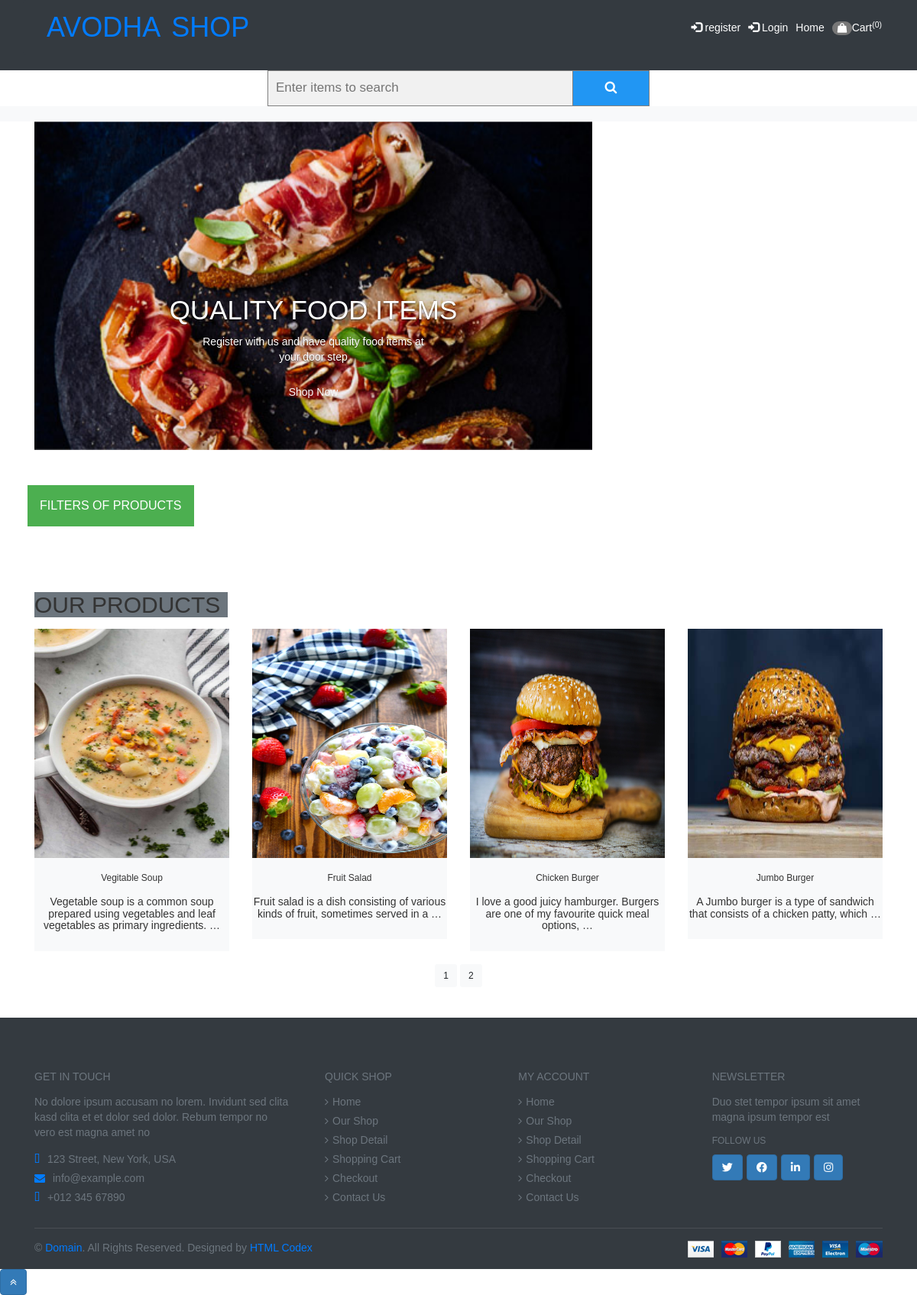
The page / on the database its author committed.
### shop/models.py (models this page shows, shortened)
class products(models.Model):
    name = models.CharField(max_length=150, unique=True)
    slug = models.SlugField(max_length=150, unique=True)
    img=models.ImageField(upload_to='product')
    desc=models.TextField()
    stock=models.IntegerField()
    available=models.BooleanField()
    price=models.IntegerField()
    category=models.ForeignKey(categ,on_delete=models.CASCADE)
    def get_url(self):
        return reverse('details',args=[self.category.slug,self.slug])

### shop/views.py (the view)
# urls.py: 2. Add a URL to urlpatterns:  path('', views.home, name='home')
def home(request,c_slug=None):
    c_page=None
    cat=None
    product=None
    product_list=None
    if c_slug!=None:
        c_page=get_object_or_404(categ,slug=c_slug)
        product_list=products.objects.filter(category=c_page,available=True)
    else:
        product_list=products.objects.all().filter(available=True)
        cat=categ.objects.all()
        paginator=Paginator(product_list,4)
        try:
            page=int(request.GET.get('page',1))
        except:
            page=1
        try:
            product=paginator.page(page)
        except (EmptyPage,InvalidPage):
            product=paginator.page(paginator.num_pages)
    return render(request,'home.html',{'product':product,'cat':cat})

### cart/context_processor.py (called while the page is built)
def count(request):
    item_count=0
    if 'admin' in request.path:
        return {}
    else:
        try:
            ct=cartlist.objects.filter(cart_id=c_id(request))
            cti=items.objects.all().filter(cart=ct[:1])
            for c in cti:
                item_count+=c.quan
        except cartlist.DoesNotExist:
            item_count=0
        return dict(itc=item_count)

### cart/views.py (called while the page is built)
def c_id(request):
    ct_id = request.session.session_key
    if not ct_id:
        ct_id = request.session.create()
    return ct_id

### shop/models.py (called while the page is built)
    def get_url(self):
        return reverse('prod_cat',args=[self.slug])

### templates/home.html (shortened to what this page needs)
{% extends 'base.html' %}
{% load static %}
{% block content %}
<!DOCTYPE html>
<html lang="en">
<head>
    <link href="https://cdnjs.cloudflare.com/ajax/libs/font-awesome/5.10.0/{% static 'hm/css/all.min.css' %}" rel="stylesheet">
    <link href="{% static 'hm/lib/animate/animate.min.css' %}" rel="stylesheet">
    <link href="{% static 'hm/lib/owlcarousel/assets/owl.carousel.min.css' %}" rel="stylesheet">
    <link href="{% static 'hm/css/style.css" rel="stylesheet' %}">
    <link rel="stylesheet" href="https://cdn.jsdelivr.net/npm/bootstrap@4.0.0/dist/css/bootstrap.min.css">
    <link rel="stylesheet" href="https://cdnjs.cloudflare.com/ajax/libs/font-awesome/4.7.0/css/font-awesome.min.css">
    <link rel="stylesheet" href="https://maxcdn.bootstrapcdn.com/bootstrap/3.4.1/css/bootstrap.min.css">
</head>
<body>
 <form class="example" action="{% url 'search' %}" method="get" style="margin:auto;max-width:500px">
  <input type="text" placeholder="Enter items to search" name="q">
  <button type="submit"><i class="fa fa-search"></i></button>
</form>
        <div class="row align-items-center bg-light py-3 px-xl-5 d-none d-lg-flex">
        </div>
    <div class="container-fluid mb-3">
        <div class="row px-xl-5">
            <div class="col-lg-8">
                <div id="header-carousel" class="carousel slide carousel-fade mb-30 mb-lg-0" data-ride="carousel">
                    <div class="carousel-inner">
                        <div class="carousel-item position-relative active" style="height: 430px;">
                            <img class="position-absolute w-100 h-100" src="{% static 'hm/img/bg.jpg' %}" style="object-fit: cover;">
                            <div class="carousel-caption d-flex flex-column align-items-center justify-content-center">
                                <div class="p-3" style="max-width: 700px;">
                                    <h1 class="display-4 text-white mb-3 animate__animated animate__fadeInDown">QUALITY FOOD ITEMS</h1>
                                    <p class="mx-md-5 px-5 animate__animated animate__bounceIn">Register with us and have quality food items at your door step</p>
                                    <a class="btn btn-outline-light py-2 px-4 mt-3 animate__animated animate__fadeInUp" href="#">Shop Now</a>
                                </div>
                            </div>
                        </div>
                    </div>
                </div>
            </div>
        </div>
    </div>
    <div class="dropdown">
  <button class="dropbtn">FILTERS OF PRODUCTS</button>
</div>
    <div class="container-fluid pt-5 pb-3">
        <h2 class="section-title position-relative text-uppercase mx-xl-5 mb-4"><span class="bg-secondary pr-3">Our Products</span></h2>
        <div class="row px-xl-5">
            {% for products in product.object_list %}
            <div class="col-lg-3 col-md-4 col-sm-6 pb-1">
                <div class="product-item bg-light mb-4">
                    <div class="product-img position-relative overflow-hidden">
                        <a href="{{products.get_url}}"><img class="img-fluid w-100" src="{{products.img.url}}" alt="" style="height:300px;weight:200px;"></a>
                    </div>
                     <div class="text-center py-4">
                        <a class="h6 text-decoration-none text-truncate" href="">{{products.name}}</a>
                        <div class="d-flex align-items-center justify-content-center mt-2">
                            <h5>{{products.desc|truncatewords:15}}</h5>
                        </div>
                    </div>
                </div>
            </div>
            {% endfor %}
        </div>
        <div class="mx-auto">
            <div class="text-center">
            {% for pg in product.paginator.page_range %}
            <a href="?page={{pg}}" class="btn btn-light btn-sm {% if product.number == pg %} activate {% endif %}">{{pg}}</a>
            {% endfor %}
            </div>
        </div>
    </div>
    <div class="container-fluid bg-dark text-secondary mt-5 pt-5">
        <div class="row px-xl-5 pt-5">
            <div class="col-lg-4 col-md-12 mb-5 pr-3 pr-xl-5">
                <h5 class="text-secondary text-uppercase mb-4">Get In Touch</h5>
                <p class="mb-4">No dolore ipsum accusam no lorem. Invidunt sed clita kasd clita et et dolor sed dolor. Rebum tempor no vero est magna amet no</p>
                <p class="mb-2"><i class="fa fa-map-marker-alt text-primary mr-3"></i>123 Street, New York, USA</p>
                <p class="mb-2"><i class="fa fa-envelope text-primary mr-3"></i>info@example.com</p>
                <p class="mb-0"><i class="fa fa-phone-alt text-primary mr-3"></i>+012 345 67890</p>
            </div>
            <div class="col-lg-8 col-md-12">
                <div class="row">
                    <div class="col-md-4 mb-5">
                        <h5 class="text-secondary text-uppercase mb-4">Quick Shop</h5>
                        <div class="d-flex flex-column justify-content-start">
                            <a class="text-secondary mb-2" href="#"><i class="fa fa-angle-right mr-2"></i>Home</a>
                            <a class="text-secondary mb-2" href="#"><i class="fa fa-angle-right mr-2"></i>Our Shop</a>
                            <a class="text-secondary mb-2" href="#"><i class="fa fa-angle-right mr-2"></i>Shop Detail</a>
                            <a class="text-secondary mb-2" href="#"><i class="fa fa-angle-right mr-2"></i>Shopping Cart</a>
                            <a class="text-secondary mb-2" href="#"><i class="fa fa-angle-right mr-2"></i>Checkout</a>
                            <a class="text-secondary" href="#"><i class="fa fa-angle-right mr-2"></i>Contact Us</a>
                        </div>
                    </div>
                    <div class="col-md-4 mb-5">
                        <h5 class="text-secondary text-uppercase mb-4">My Account</h5>
                        <div class="d-flex flex-column justify-content-start">
                            <a class="text-secondary mb-2" href="#"><i class="fa fa-angle-right mr-2"></i>Home</a>
                            <a class="text-secondary mb-2" href="#"><i class="fa fa-angle-right mr-2"></i>Our Shop</a>
                            <a class="text-secondary mb-2" href="#"><i class="fa fa-angle-right mr-2"></i>Shop Detail</a>
                            <a class="text-secondary mb-2" href="#"><i class="fa fa-angle-right mr-2"></i>Shopping Cart</a>
                            <a class="text-secondary mb-2" href="#"><i class="fa fa-angle-right mr-2"></i>Checkout</a>
                            <a class="text-secondary" href="#"><i class="fa fa-angle-right mr-2"></i>Contact Us</a>
                        </div>
                    </div>
                    <div class="col-md-4 mb-5">
                        <h5 class="text-secondary text-uppercase mb-4">Newsletter</h5>
                        <p>Duo stet tempor ipsum sit amet magna ipsum tempor est</p>
                        <h6 class="text-secondary text-uppercase mt-4 mb-3">Follow Us</h6>
                        <div class="d-flex">
                            <a class="btn btn-primary btn-square mr-2" href="#"><i class="fab fa-twitter"></i></a>
                            <a class="btn btn-primary btn-square mr-2" href="#"><i class="fab fa-facebook-f"></i></a>
                            <a class="btn btn-primary btn-square mr-2" href="#"><i class="fab fa-linkedin-in"></i></a>
                            <a class="btn btn-primary btn-square" href="#"><i class="fab fa-instagram"></i></a>
                        </div>
                    </div>
                </div>
            </div>
        </div>
        <div class="row border-top mx-xl-5 py-4" style="border-color: rgba(256, 256, 256, .1) !important;">
            <div class="col-md-6 px-xl-0">
                <p class="mb-md-0 text-center text-md-left text-secondary">
                    &copy; <a class="text-primary" href="#">Domain</a>. All Rights Reserved. Designed
                    by
                    <a class="text-primary" href="https://htmlcodex.com">HTML Codex</a>
                </p>
            </div>
            <div class="col-md-6 px-xl-0 text-center text-md-right">
                <img class="img-fluid" src="{% static 'hm/img/payments.png' %}" alt="">
            </div>
        </div>
    </div>
    <a href="#" class="btn btn-primary back-to-top"><i class="fa fa-angle-double-up"></i></a>
</body>
</html>
{% endblock %}

### templates/base.html (shortened to what this page needs)
{% load static %}
<!DOCTYPE html>
<html lang="en">
<head>
    <link rel="stylesheet" href="https://maxcdn.bootstrapcdn.com/bootstrap/3.4.1/css/bootstrap.min.css">
</head>
<body>
   <div class="container-fluid bg-dark mb-12">
        <div class="row px-xl-4">
            <div class="col-lg-12">
                <nav class="navbar navbar-expand-lg bg-dark navbar-dark py-3 py-lg-6 px-12">
                    <div class="collapse navbar-collapse justify-content-between" id="navbarCollapse">
                        <div class="col-lg-0">
                <a href="/" class="text-decoration-none">
                    <span class="h1 text-uppercase text-primary bg-dark px-2">Avodha</span>
                    <span class="h1 text-uppercase text-primary bg-dark px-2 ml-n1">Shop</span>
                </a>
            </div>
                    </div>
                    <div class="col-lg-8">
                        <ul class="nav navbar-nav navbar-right">
                            <li><a href="{% url 'register' %}" class="nav-item nav-link active"><span class="glyphicon glyphicon-log-in"></span> register</a></li>
                            <li><a href="{% url 'login' %}" class="nav-item nav-link active"><span class="glyphicon glyphicon-log-in"></span> Login</a></li>
                            <li><a href="/" class="nav-item nav-link active"> Home</a></li>
                            <li><a href="{% url 'cartdetails' %}" class="nav-item nav-link active"><i class="fa badge fa-lg" value=5>&#xf290;</i>Cart<sup>({{itc}})</sup></a></li>
                        </ul>
                    </div>
                </nav>
                    </div>
            </div>
        </div>
{% block content %}
{% endblock %}
</body>
</html>

### templates/home.html (style rules this page uses)
body { font-family: Arial; }
* { box-sizing: border-box; }
form.example input[type=text] { padding: 10px; font-size: 17px; border: 1px solid grey; float: left; width: 80%; background: #f1f1f1; }
form.example button { float: left; width: 20%; padding: 10px; background: #2196F3; color: white; font-size: 17px; border: 1px solid grey; border-left: none; cursor: pointer; }
form.example::after { content: ""; clear: both; display: table; }
.dropbtn { background-color: #4CAF50; color: white; padding: 16px; font-size: 16px; border: none; cursor: pointer; }
.dropdown { position: relative; display: inline-block; padding: 36px; }

### rows shown on the page
products: img (picture), name "Vegitable Soup", desc "Vegetable soup is a common soup prepared using vegetables and leaf vegetables as primary ingredients. …"
products: img (picture), name "Fruit Salad", desc "Fruit salad is a dish consisting of various kinds of fruit, sometimes served in a …"
products: img (picture), name "Chicken Burger", desc "I love a good juicy hamburger. Burgers are one of my favourite quick meal options, …"
products: img (picture), name "Jumbo Burger", desc "A Jumbo burger is a type of sandwich that consists of a chicken patty, which …"

### other values the page prints
{{ itc }} "0"
{{ pg }} "1" "2"
